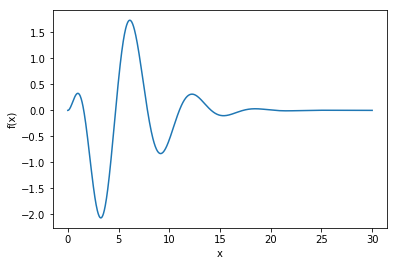

Reproduce this figure in Python.
import numpy as np
from numpy.random import rand
from numpy import cos, exp, log
import matplotlib.pyplot as plt


def f(x):
    return x**2 * cos(x) * exp(-(x/2))


s = 0
s2 = 0
N = 100000
for i in range(N):
    rho = rand()
    rho *= 30
    f_rho = f(rho)
    s += f(rho)
    s2 += f_rho**2
I = (30*s) / N
print(I)


x = np.linspace(0, 30, 1000)
plt.figure(0)
plt.plot(x, f(x))
plt.xlabel('x')
plt.ylabel('f(x)')
